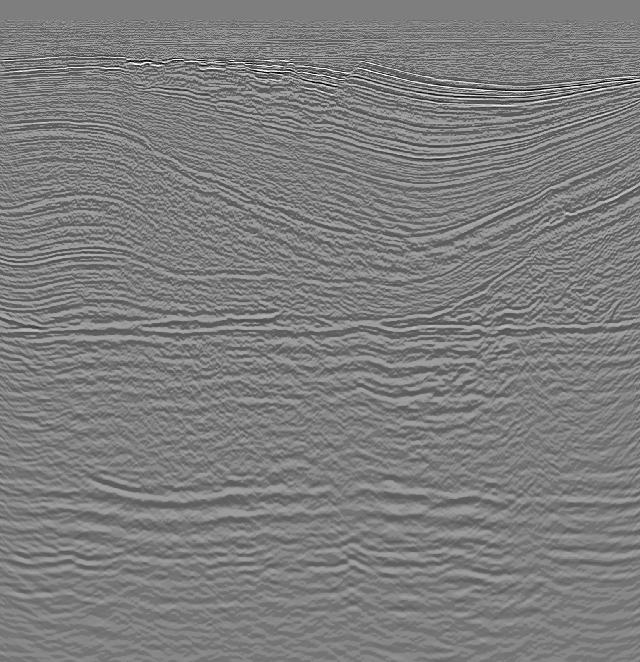
#> input picture geoConstructor/astr_1_14.jpg, 640 x 662 px
$ python geo_constructor.py   (older library calls are emulated)
#> lines starting #> are read from the running program, lines starting #| are printed output that depends on the picture; after the words box and inside, x2 and y2 are one past the last pixel; in counts of white or black regions, pixels touching at a corner belong together

# coding: utf-8

# In[205]:


# добавим необходимый пакет с opencv
from matplotlib import pyplot as plt
import numpy as np
import cv2
import string

# загружаем изображение и отображаем его
image = cv2.imread('astr_1_14.jpg')
#> image is the input picture: shape (662, 640, 3); min 0, max 255, mean 125.5
gray = cv2.cvtColor(image, cv2.COLOR_BGR2GRAY)
gray = cv2.GaussianBlur(gray, (3, 3), 0)
#cv2.imwrite("gray.jpg", gray)

#plt.imshow(image, cmap='gray')
#plt.show()

cv2.imshow("Original image", image)
cv2.waitKey(0)
print(image.shape)
#| (662, 640, 3)

plt.rcParams["figure.figsize"] = (66,64)

ed = cv2.Canny(image,100,450,apertureSize = 3)
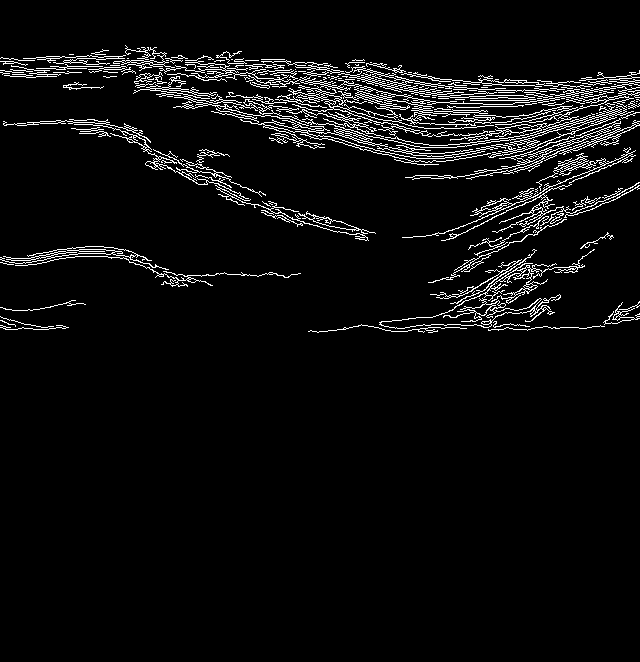
#> ed: shape (662, 640); 5% white in thin lines or dots, all inside (x1, y1, x2, y2) = (0, 45, 640, 333)
plt.subplot(122),plt.imshow(ed,cmap = 'gray')
plt.title('Edge Image'), plt.xticks([]), plt.yticks([])
plt.show()


# In[206]:


# compute the Scharr gradient magnitude representation of the images
# in both the x and y direction
gradX = cv2.Sobel(gray, ddepth = cv2.CV_32F, dx = 1, dy = 0, ksize = -1)
gradY = cv2.Sobel(gray, ddepth = cv2.CV_32F, dx = 0, dy = 1, ksize = -1)

# subtract the y-gradient from the x-gradient
gradient = cv2.subtract(gradX, gradY)
gradient = cv2.convertScaleAbs(gradient)
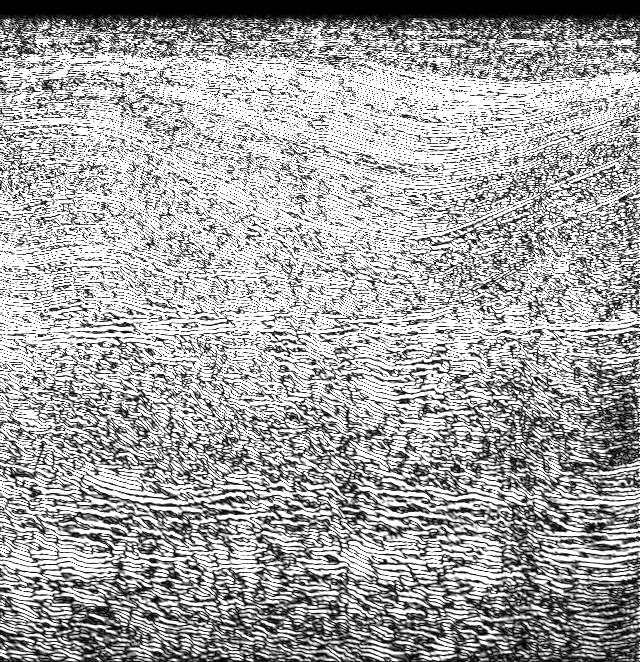
#> gradient: shape (662, 640); min 0, max 255, mean 167.2

#cv2.imshow("Gray image", gray)
#cv2.waitKey(0)& 0xFF


# In[207]:


# blur and threshold the image
blurred = cv2.blur(gradient, (9, 9))#сглаживание высокочастотного
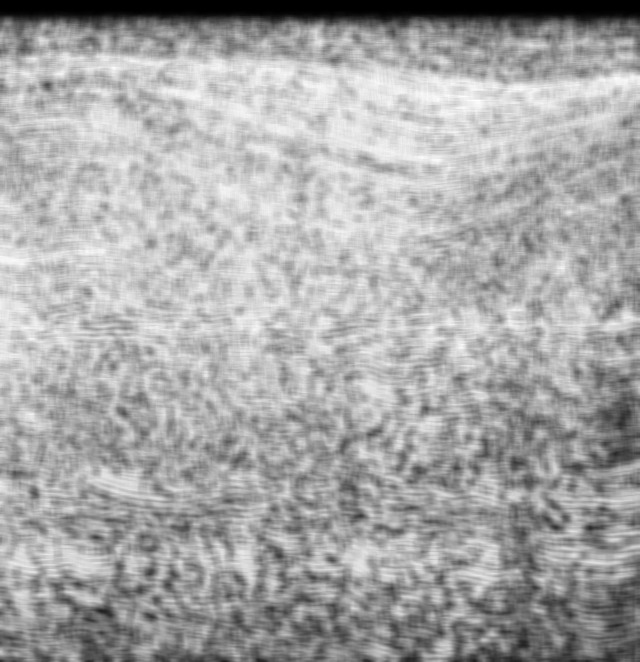
#> blurred: shape (662, 640); min 0, max 255, mean 167.2
#шума на нашей картинке
(_, thresh) = cv2.threshold(blurred, 225, 255, cv2.THRESH_BINARY)
#> thresh: shape (662, 640); 4.4% white; 544 white regions (451 under 20 px), largest, box (x1, y1, x2, y2) and area: (325, 67, 519, 165) 5456, (563, 74, 640, 100) 812, (161, 59, 228, 106) 800


# In[208]:


# construct a closing kernel and apply it to the thresholded image
kernel = cv2.getStructuringElement(cv2.MORPH_RECT, (21, 7))
closed = cv2.morphologyEx(thresh, cv2.MORPH_CLOSE, kernel)
#> closed: shape (662, 640); 8.1% white; 143 white regions (82 under 20 px), largest, box (x1, y1, x2, y2) and area: (158, 59, 640, 171) 18372, (194, 183, 433, 251) 3389, (0, 298, 83, 360) 1514


# In[209]:


# perform a series of erosions and dilations
closed = cv2.erode(closed, None, iterations = 4)
#> closed: shape (662, 640); 2.7% white; 26 white regions (9 under 20 px), largest, box (x1, y1, x2, y2) and area: (194, 64, 640, 157) 8536, (207, 99, 261, 121) 572, (328, 207, 370, 238) 567
closed = cv2.dilate(closed, None, iterations = 4)
#> closed: shape (662, 640); 5.7% white; 24 white regions, largest, box (x1, y1, x2, y2) and area: (190, 60, 640, 161) 14652, (182, 89, 265, 125) 1499, (324, 203, 374, 242) 1223


# In[214]:


h = 640/10;
ar = [];
for i in range(10):
    ar.append(0+i*h)
ar.append(640)
s = 662/10;
ar2 = [];
for j in range(10):
    ar2.append(0+j*s)
ar2.append(662)
# [7 lines of commented-out code are left out]
ar


# In[215]:


ar2


# In[216]:


gray = cv2.cvtColor(image,cv2.COLOR_BGR2GRAY)
x1 = [];
y1 = [];
x2 = [];
y2 = [];
edges = [];
ctr_x = [];
ctr_y = [];
ar3 = [];
ar3.append(0.0);
ar3.append(662.0);
q = ar2[10];
#edge1-горизонтальная координата в ar[]
#edge2-вертикальная координата в ar2[]
for edge1 in ar[0:-1]:
    for edge2 in ar3[0:-1]:
        crop_img = gray[int(ar3[0]):int(ar3[1]),int(edge1):int(edge1+h)];
        edges = cv2.Canny(crop_img,100,450,apertureSize = 3);

        plt.subplot(122),plt.imshow(edges,cmap = 'gray')
        plt.title('Slice Image'), plt.xticks([]), plt.yticks([])
        plt.show()

# [13 lines of commented-out code are left out]

        minLineLength = 30
        maxLineGap = 10
        lines = cv2.HoughLinesP(edges,1,np.pi/180,30,minLineLength,maxLineGap);
        if lines is not None:
            for line in lines:
                for x1,y1,x2,y2 in line:
                    ctr_points = cv2.line(image,(int(edge1)+x1,int(edge2)+y1),(int(edge1)+x2,int(edge2)+y2),(0,255,0),2)
                    ctr_x.append(int(edge1)+x1);
                    ctr_y.append(int(edge2)+y1);
#> this loop made 10 passes
#> pass 1, `plt.show()`:
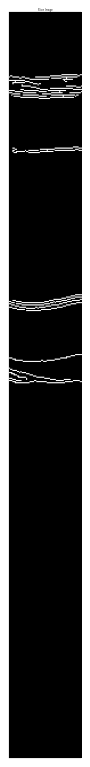
#> figure drawn by matplotlib, 1 panel
#> after the loop:
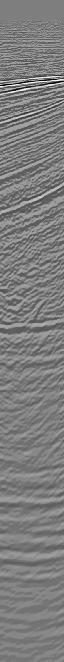
#> crop_img: shape (662, 64); min 0, max 255, mean 125.4
#> after the loop:
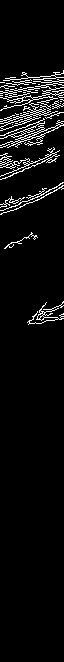
#> edges: shape (662, 64); 5.3% white in thin lines or dots, all inside (x1, y1, x2, y2) = (0, 70, 64, 325)
#> after the loop:
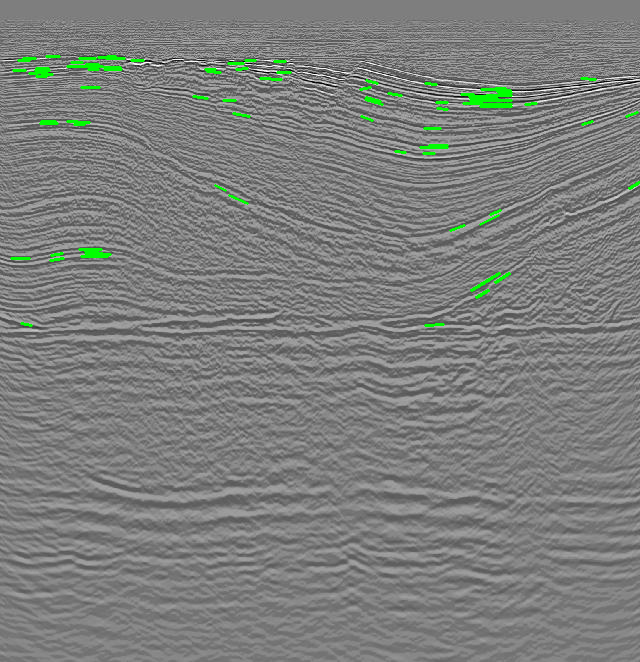
#> image: shape (662, 640, 3); 0.94% of pixels changed, all inside (x1, y1, x2, y2) = (10, 55, 640, 327)
#> after the loop, ctr_x = 84 values, max 629 at index 82, min 11 at index 8, mean 270; ctr_y = 84 values, max 325 at index 54, min 56 at index 11, mean 126.4
cv2.imshow("Image", image)
cv2.waitKey(0)& 0xFF


# In[217]:


line


# In[218]:


lines


# In[219]:


edges


# In[220]:


ctr_points[0]


# In[221]:


ctr_x
ctr_x[2]


# In[222]:


ctr_y;
ctr_y[2]


# In[223]:


my_file = open("points.txt", "w")
print("Имя файла: ", my_file.name)
print("В каком режиме файл открыт: ", my_file.mode)
for i in range(len(ctr_x)):
    l = str(ctr_x[i])
    r = str(ctr_y[i])
    my_file.write(l + "," + r + "," + str(3) + "\n")
#> this loop made 84 passes
#> (l, r) on passes 1 to 12: ('41', '121'), ('36', '76'), ('42', '74'), ('36', '68'), ('13', '70'), ('51', '255'), ('18', '60'), ('23', '58'), ('11', '258'), ('40', '123'), ('35', '70'), ('46', '56')
my_file.close()

my_file2 = open("points.txt")
my_string = my_file2.read()
print("Содержимое файла: ")
print(my_string)
my_file2.close()

$ run again, with geoConstructor/astr_1_1.jpg copied over geoConstructor/astr_1_14.jpg
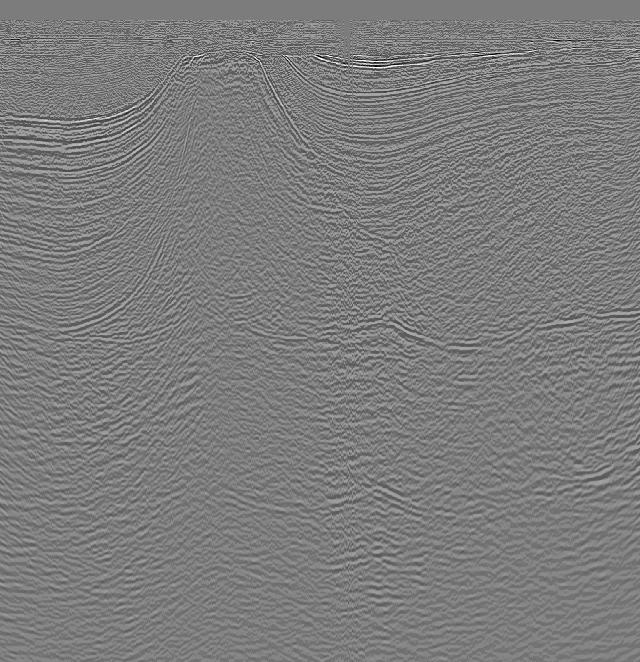
#> input picture geoConstructor/astr_1_1.jpg, 640 x 662 px
#> image is the input picture: shape (662, 640, 3); min 0, max 255, mean 124.3
#| (662, 640, 3)
#> `ed = cv2.Canny(image,100,450,apertureSize = 3)`:
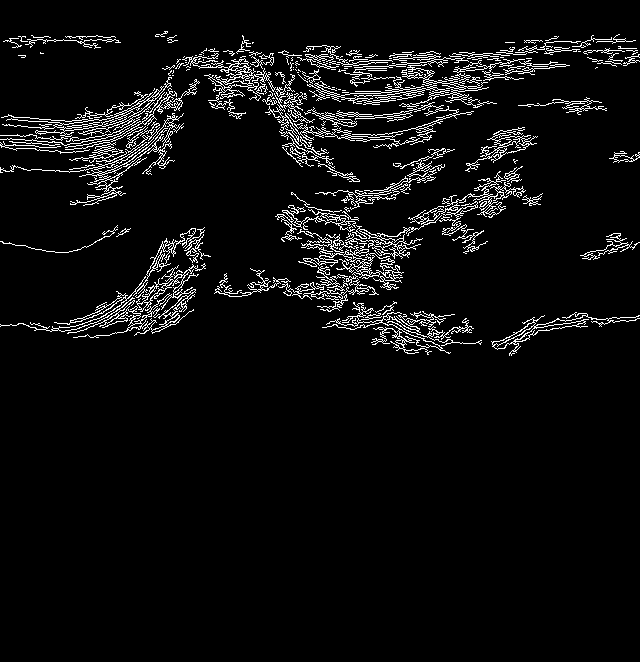
#> ed: shape (662, 640); 5.4% white in thin lines or dots, all inside (x1, y1, x2, y2) = (0, 31, 640, 356)
#> thresh: shape (662, 640); 1.4% white; 273 white regions (222 under 20 px), largest, box (x1, y1, x2, y2) and area: (313, 82, 346, 121) 455, (18, 116, 70, 135) 348, (355, 57, 387, 72) 325
#> after the loop `for edge1 in ar[0:-1]:`:
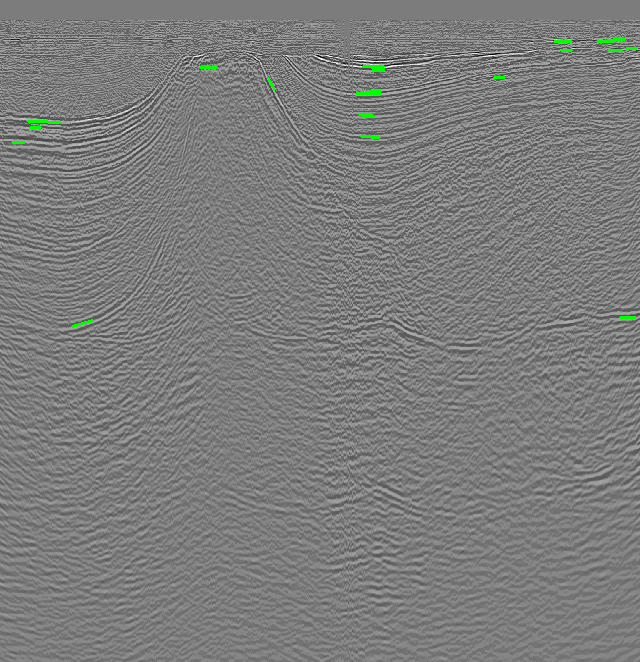
#> image: shape (662, 640, 3); 0.24% of pixels changed, all inside (x1, y1, x2, y2) = (11, 38, 638, 328)
#> after the loop `for edge1 in ar[0:-1]:`: ctr_x = [48, 12, 30, 28, 72, 200, 268, 356, 369, 372, 372, 363, 363, 361, 359, 494, 554, 561, 608, 597, 626, 620, 613]; ctr_y = [122, 142, 127, 121, 326, 67, 78, 93, 91, 70, 68, 66, 116, 136, 114, 77, 41, 50, 50, 41, 48, 317, 39]
#> the loop `for i in range(len(ctr_x)):` made 23 passes
#> (l, r) on passes 1 to 8: ('48', '122'), ('12', '142'), ('30', '127'), ('28', '121'), ('72', '326'), ('200', '67'), ('268', '78'), ('356', '93')

$ run again, with geoConstructor/astr_1_10.jpg copied over geoConstructor/astr_1_14.jpg
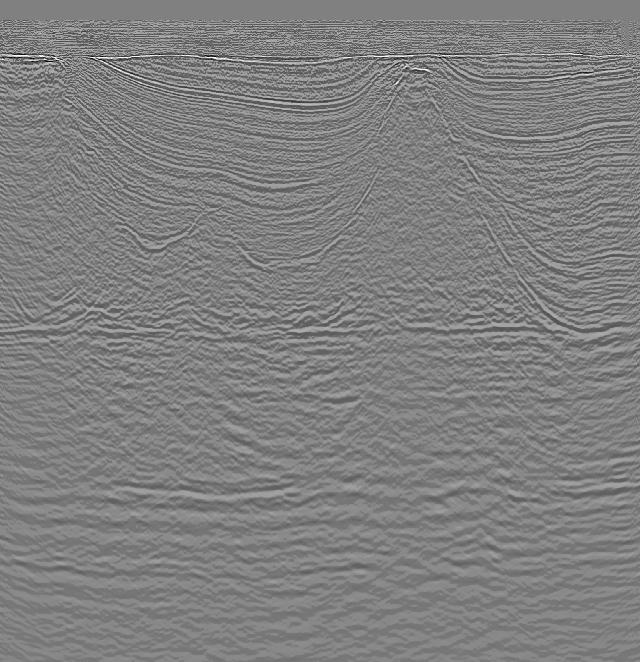
#> input picture geoConstructor/astr_1_10.jpg, 640 x 662 px
#> image is the input picture: shape (662, 640, 3); min 0, max 255, mean 127.7
#| (662, 640, 3)
#> `ed = cv2.Canny(image,100,450,apertureSize = 3)`:
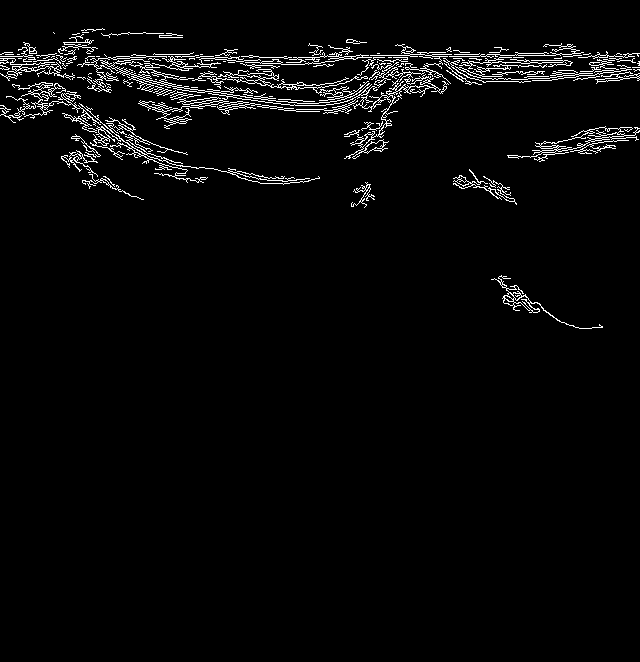
#> ed: shape (662, 640); 3.1% white in thin lines or dots, all inside (x1, y1, x2, y2) = (0, 28, 640, 329)
#> thresh: shape (662, 640); 2.1% white; 314 white regions (255 under 20 px), largest, box (x1, y1, x2, y2) and area: (411, 52, 487, 83) 923, (124, 59, 243, 106) 800, (241, 56, 318, 76) 608
#> after the loop `for edge1 in ar[0:-1]:`:
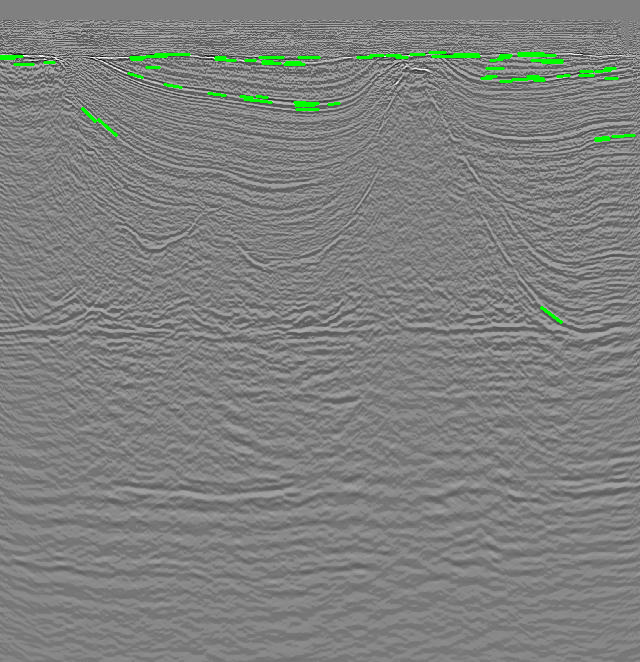
#> image: shape (662, 640, 3); 0.78% of pixels changed, all inside (x1, y1, x2, y2) = (0, 51, 636, 324)
#> after the loop `for edge1 in ar[0:-1]:`: ctr_x = 66 values, max 624 at index 65, min 0 at index 0, mean 360.7; ctr_y = 66 values, max 307 at index 50, min 52 at index 37, mean 78.33
#> the loop `for i in range(len(ctr_x)):` made 66 passes
#> (l, r) on passes 1 to 8: ('0', '56'), ('14', '64'), ('0', '58'), ('44', '62'), ('82', '108'), ('98', '119'), ('164', '84'), ('130', '57')
